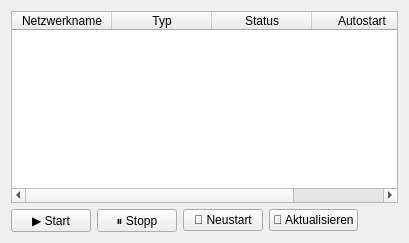
          <widget class="QWidget" name="libvirtTab">
           <attribute name="title">
            <string>Libvirt-Netzwerke</string>
           </attribute>
           <layout class="QVBoxLayout" name="verticalLayout_libvirt">
            <item>
             <widget class="QTableWidget" name="libvirtNetworkTable">
              <property name="columnCount">
               <number>4</number>
              </property>
              <property name="alternatingRowColors">
               <bool>true</bool>
              </property>
              <property name="selectionBehavior">
               <enum>QAbstractItemView::SelectRows</enum>
              </property>
              <column>
               <property name="text">
                <string>Netzwerkname</string>
               </property>
              </column>
              <column>
               <property name="text">
                <string>Typ</string>
               </property>
              </column>
              <column>
               <property name="text">
                <string>Status</string>
               </property>
              </column>
              <column>
               <property name="text">
                <string>Autostart</string>
               </property>
              </column>
             </widget>
            </item>
            <item>
             <layout class="QHBoxLayout" name="horizontalLayout_libvirt">
              <item>
               <widget class="QPushButton" name="startLibvirtNetworkButton">
                <property name="text">
                 <string>▶️ Start</string>
                </property>
               </widget>
              </item>
              <item>
               <widget class="QPushButton" name="stopLibvirtNetworkButton">
                <property name="text">
                 <string>⏸️ Stopp</string>
                </property>
               </widget>
              </item>
              <item>
               <widget class="QPushButton" name="restartLibvirtNetworkButton">
                <property name="text">
                 <string>🔄 Neustart</string>
                </property>
               </widget>
              </item>
              <item>
               <widget class="QPushButton" name="refreshLibvirtNetworkButton">
                <property name="text">
                 <string>🔄 Aktualisieren</string>
                </property>
               </widget>
              </item>
              <item>
               <spacer name="horizontalSpacer_libvirt">
                <property name="orientation">
                 <enum>Qt::Orientation::Horizontal</enum>
                </property>
                <property name="sizeHint" stdset="0">
                 <size>
                  <width>40</width>
                  <height>20</height>
                 </size>
                </property>
               </spacer>
              </item>
             </layout>
            </item>
           </layout>
          </widget>
